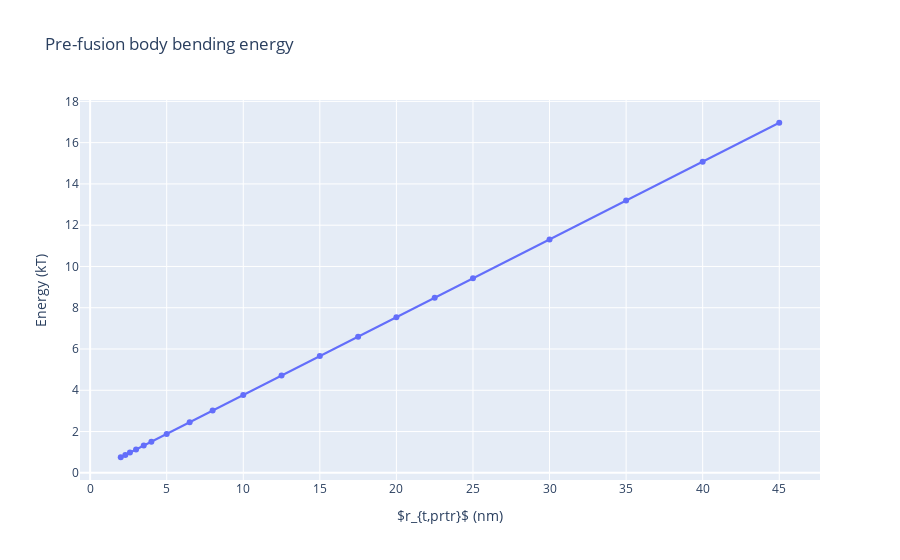

The notebook cell saved with this chart:
### Markdown cell above
## Computation: pre-fusion body

**Assume:**
- The area of body membrane that will be freed = $1.5 \,\, 2 \pi r_{t,rim}$
    - This is the area of membrane that will be incorporated into the post-fusion rims * 1.5.
    - *Implicitly assumes that the are incorporated into the rims is freed and that an additional 0.5 times that area retracts into the bulk*

Note that the body is cylindrical which makes its stresses uniform.  Thus, we need only find the per unit area energy then multiply that by the relevant area.  Since this depends on $r_{t,rim}$, this will have multiple pre-fusion energies unlike the cap and base pre-fusion vs post-fusion comparisons.

### Code cell
stressPre = helfrichStress(1/R0,0,2*Kb) # 2*Kb since two membranes

GPre = np.zeros(rim_rt.size)
for rt in range(0,rim_rt.size):
    GPre[rt] = stressPre * 2*R0*np.pi*1.5*rim_rt[rt]

prePlot = go.Figure()
prePlot.add_trace(go.Scatter(x=rim_rt, y=GPre, mode='markers + lines'))
prePlot.update_layout(title="Pre-fusion body bending energy",
                        xaxis_title="$r_{t,prtr}$ (nm)", yaxis_title="Energy (kT)")
prePlot.show()

print("Total Gb of pre-fusion body = ",GPre," kT")

### Figure 1 — Plotly figure (JSON) as saved in the notebook; plotly's stock layout.template omitted (floating-point values rounded to 4 significant figures)
{"data": [{"mode": "markers+lines", "type": "scatter", "x": [2, 2.3, 2.6, 3, 3.5, 4, 5, 6.5, 8, 10, 12.5, 15, 17.5, 20, 22.5, 25, 30, 35, 40, 45], "y": [0.754, 0.8671, 0.9802, 1.131, 1.319, 1.508, 1.885, 2.45, 3.016, 3.77, 4.712, 5.655, 6.597, 7.54, 8.482, 9.425, 11.31, 13.19, 15.08, 16.96]}], "layout": {"autosize": true, "title": {"text": "Pre-fusion body bending energy"}, "xaxis": {"autorange": true, "range": [-0.5606, 47.56], "title": {"text": "$r_{t,prtr}$ (nm)"}, "type": "linear"}, "yaxis": {"autorange": true, "range": [-0.4334, 18.15], "title": {"text": "Energy (kT)"}, "type": "linear"}}}
